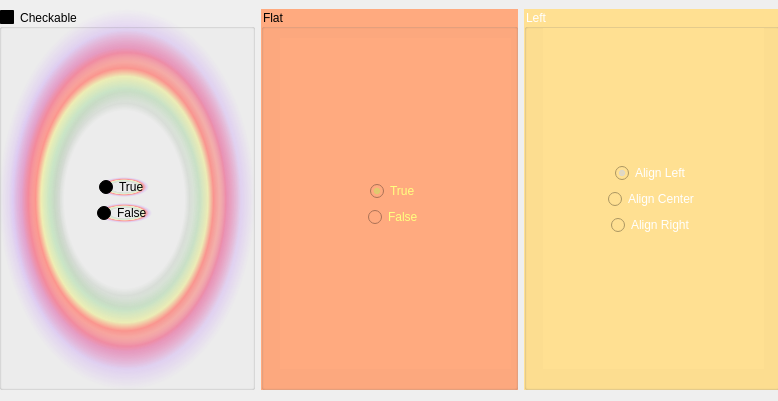
<?xml version="1.0" encoding="UTF-8"?>
<ui version="4.0">
 <class>Dialog</class>
 <widget class="QDialog" name="Dialog">
  <property name="geometry">
   <rect>
    <x>0</x>
    <y>0</y>
    <width>778</width>
    <height>401</height>
   </rect>
  </property>
  <property name="windowTitle">
   <string>Dialog</string>
  </property>
  <property name="styleSheet">
   <string notr="true">QGroupBox { 
  background-color: 	rgb(255, 255, 0)

}

QRadioButton{
	color: rgb(255, 255, 127) ;
}</string>
  </property>
  <widget class="QWidget" name="horizontalLayoutWidget">
   <property name="geometry">
    <rect>
     <x>-1</x>
     <y>9</y>
     <width>781</width>
     <height>381</height>
    </rect>
   </property>
   <layout class="QHBoxLayout" name="lyt_main">
    <item>
     <widget class="QGroupBox" name="gbxCheckable">
      <property name="styleSheet">
       <string notr="true">
background-color: qradialgradient(spread:pad, cx:0.5, cy:0.5, radius:0.5, fx:0.5, fy:0.5, stop:0 rgba(0, 0, 0, 0), stop:0.52 rgba(0, 0, 0, 0), stop:0.565 rgba(82, 121, 76, 33), stop:0.65 rgba(159, 235, 148, 64), stop:0.721925 rgba(255, 238, 150, 129), stop:0.77 rgba(255, 128, 128, 204), stop:0.89 rgba(191, 128, 255, 64), stop:1 rgba(0, 0, 0, 0));

color: black;

</string>
      </property>
      <property name="title">
       <string>Checkable</string>
      </property>
      <property name="checkable">
       <bool>true</bool>
      </property>
      <widget class="QWidget" name="verticalLayoutWidget">
       <property name="geometry">
        <rect>
         <x>10</x>
         <y>20</y>
         <width>231</width>
         <height>341</height>
        </rect>
       </property>
       <layout class="QVBoxLayout" name="verticalLayout">
        <item>
         <spacer name="verticalSpacer">
          <property name="orientation">
           <enum>Qt::Vertical</enum>
          </property>
          <property name="sizeHint" stdset="0">
           <size>
            <width>20</width>
            <height>40</height>
           </size>
          </property>
         </spacer>
        </item>
        <item alignment="Qt::AlignHCenter">
         <widget class="QRadioButton" name="rbtCheckTrue">
          <property name="text">
           <string>True</string>
          </property>
          <property name="checked">
           <bool>true</bool>
          </property>
         </widget>
        </item>
        <item alignment="Qt::AlignHCenter">
         <widget class="QRadioButton" name="rbtCheckFalse">
          <property name="text">
           <string>False</string>
          </property>
         </widget>
        </item>
        <item>
         <spacer name="verticalSpacer_2">
          <property name="orientation">
           <enum>Qt::Vertical</enum>
          </property>
          <property name="sizeHint" stdset="0">
           <size>
            <width>20</width>
            <height>40</height>
           </size>
          </property>
         </spacer>
        </item>
       </layout>
      </widget>
     </widget>
    </item>
    <item>
     <widget class="QGroupBox" name="gbxFlat">
      <property name="styleSheet">
       <string notr="true">background-color: rgb(255, 170, 127)</string>
      </property>
      <property name="title">
       <string>Flat</string>
      </property>
      <property name="flat">
       <bool>true</bool>
      </property>
      <widget class="QWidget" name="verticalLayoutWidget_2">
       <property name="geometry">
        <rect>
         <x>19</x>
         <y>29</y>
         <width>231</width>
         <height>331</height>
        </rect>
       </property>
       <layout class="QVBoxLayout" name="verticalLayout_2">
        <item>
         <spacer name="verticalSpacer_4">
          <property name="orientation">
           <enum>Qt::Vertical</enum>
          </property>
          <property name="sizeHint" stdset="0">
           <size>
            <width>20</width>
            <height>40</height>
           </size>
          </property>
         </spacer>
        </item>
        <item alignment="Qt::AlignHCenter">
         <widget class="QRadioButton" name="rbtFlatTrue">
          <property name="text">
           <string>True</string>
          </property>
          <property name="checked">
           <bool>true</bool>
          </property>
         </widget>
        </item>
        <item alignment="Qt::AlignHCenter">
         <widget class="QRadioButton" name="rbtFlatFalse">
          <property name="text">
           <string>False</string>
          </property>
         </widget>
        </item>
        <item>
         <spacer name="verticalSpacer_3">
          <property name="orientation">
           <enum>Qt::Vertical</enum>
          </property>
          <property name="sizeHint" stdset="0">
           <size>
            <width>20</width>
            <height>40</height>
           </size>
          </property>
         </spacer>
        </item>
       </layout>
      </widget>
     </widget>
    </item>
    <item>
     <widget class="QGroupBox" name="gbxAlignment">
      <property name="styleSheet">
       <string notr="true">background-color: rgb(255, 224, 146);
color: white;</string>
      </property>
      <property name="title">
       <string>Left</string>
      </property>
      <widget class="QWidget" name="verticalLayoutWidget_3">
       <property name="geometry">
        <rect>
         <x>19</x>
         <y>19</y>
         <width>221</width>
         <height>341</height>
        </rect>
       </property>
       <layout class="QVBoxLayout" name="verticalLayout_3">
        <item>
         <spacer name="verticalSpacer_6">
          <property name="orientation">
           <enum>Qt::Vertical</enum>
          </property>
          <property name="sizeHint" stdset="0">
           <size>
            <width>20</width>
            <height>40</height>
           </size>
          </property>
         </spacer>
        </item>
        <item alignment="Qt::AlignHCenter">
         <widget class="QRadioButton" name="rgbAlignLeft">
          <property name="text">
           <string>Align Left</string>
          </property>
          <property name="checked">
           <bool>true</bool>
          </property>
         </widget>
        </item>
        <item alignment="Qt::AlignHCenter">
         <widget class="QRadioButton" name="rbtAlignCenter">
          <property name="text">
           <string>Align Center</string>
          </property>
         </widget>
        </item>
        <item alignment="Qt::AlignHCenter">
         <widget class="QRadioButton" name="rbtAlignRight">
          <property name="text">
           <string>Align Right</string>
          </property>
         </widget>
        </item>
        <item>
         <spacer name="verticalSpacer_5">
          <property name="orientation">
           <enum>Qt::Vertical</enum>
          </property>
          <property name="sizeHint" stdset="0">
           <size>
            <width>20</width>
            <height>40</height>
           </size>
          </property>
         </spacer>
        </item>
       </layout>
      </widget>
     </widget>
    </item>
   </layout>
  </widget>
 </widget>
 <resources/>
 <connections>
  <connection>
   <sender>rbtCheckTrue</sender>
   <signal>toggled(bool)</signal>
   <receiver>gbxCheckable</receiver>
   <slot>setChecked(bool)</slot>
   <hints>
    <hint type="sourcelabel">
     <x>125</x>
     <y>189</y>
    </hint>
    <hint type="destinationlabel">
     <x>127</x>
     <y>199</y>
    </hint>
   </hints>
  </connection>
 </connections>
</ui>
